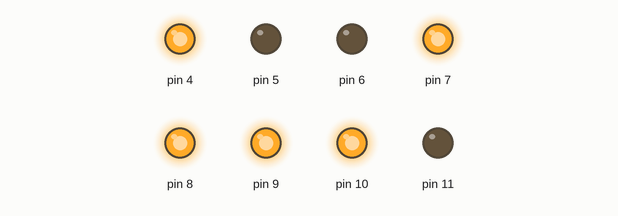
Recording of a sketch running on a simulated Arduino Uno, built with avr-gcc and run on an emulated ATmega328P. Shown: output pins drawn as LEDs (lit = HIGH).

Above: at 0.5 s.
At 1.5 s:
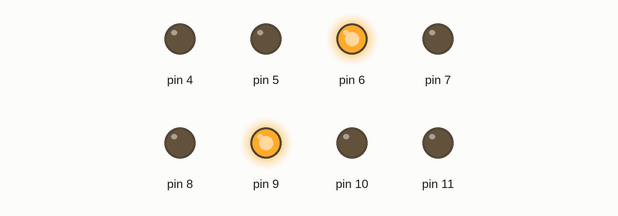
At 2.5 s:
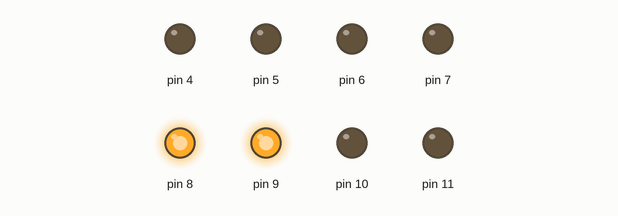
At 3.5 s:
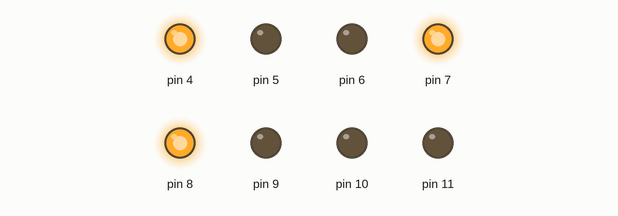
At 4.5 s:
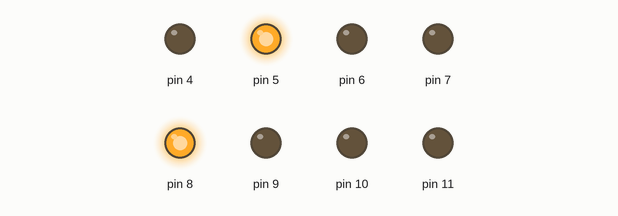
At 5.5 s:
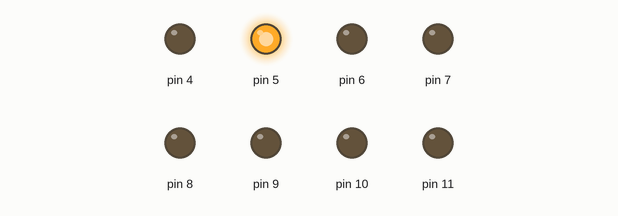
Timing chart, 0 to 7.8 s (numbered marks = the images above):
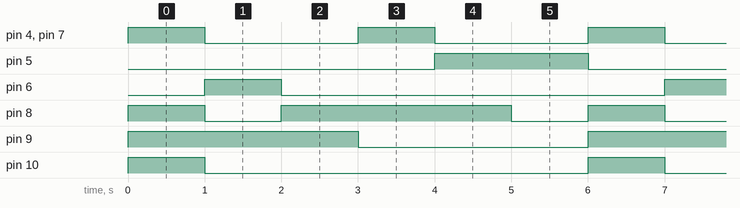

The sketch:

7_segment_dice.ino
```cpp
void setup() {
  // put your setup code here, to run once:
  DDRD = B11110000;
  DDRB = B00001111;
}

void loop() {
  // put your main code here, to run repeatedly:
  for (int randomNumber = 1; randomNumber < 7; randomNumber++) {
    switch (randomNumber) {
      case 1:
        PORTB = B00000111;
        PORTD = B10010000;
        break;
      case 2:
        PORTB = B00000010;
        PORTD = B01000000;
        break;
      case 3:
        PORTB = B00000011;
        PORTD = B00000000;
        break;
      case 4:
        PORTB = B00000001;
        PORTD = B10010000;
        break;
      case 5:
        PORTB = B00000001;
        PORTD = B00100000;
        break;
      case 6: PORTB = B00000000; PORTD = B00100000;
    }
    delay(1000);
  }
}
```

Measured:
- by itself, pin 4, pin 7: alternates HIGH for 1.0 s and LOW for 2.0 s
- by itself, pin 5: alternates HIGH for 2.0 s and LOW for 4.0 s
- by itself, pin 6, pin 10: alternates HIGH for 1.0 s and LOW for 5.0 s
- by itself, pin 8: repeats every 6.0 s: LOW 1.0 s, HIGH 3.0 s, LOW 1.0 s, HIGH 1.0 s
- by itself, pin 9: alternates HIGH for 3.0 s and LOW for 3.0 s
